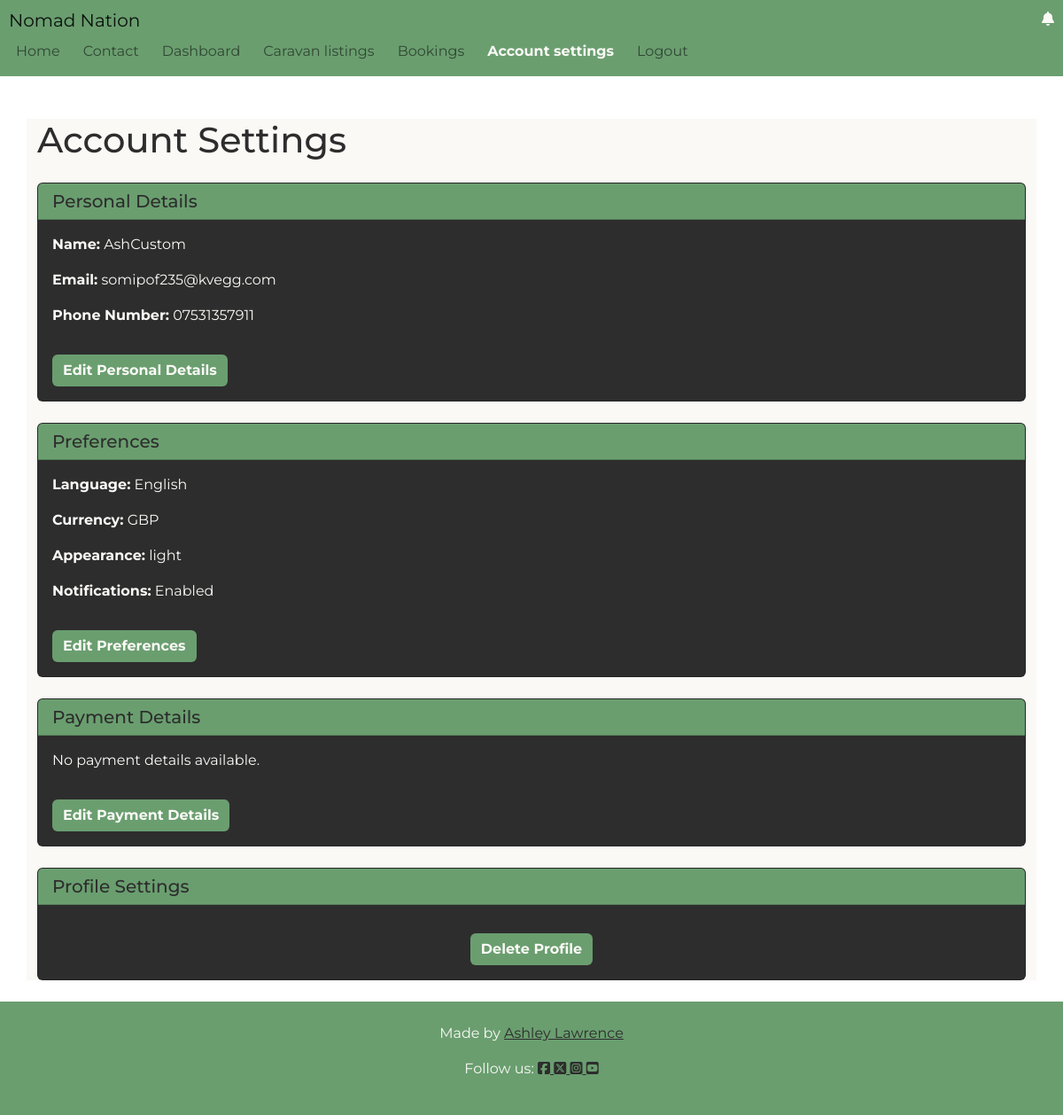
The app's page /user_settings/account_settings/ (signed in), older data.
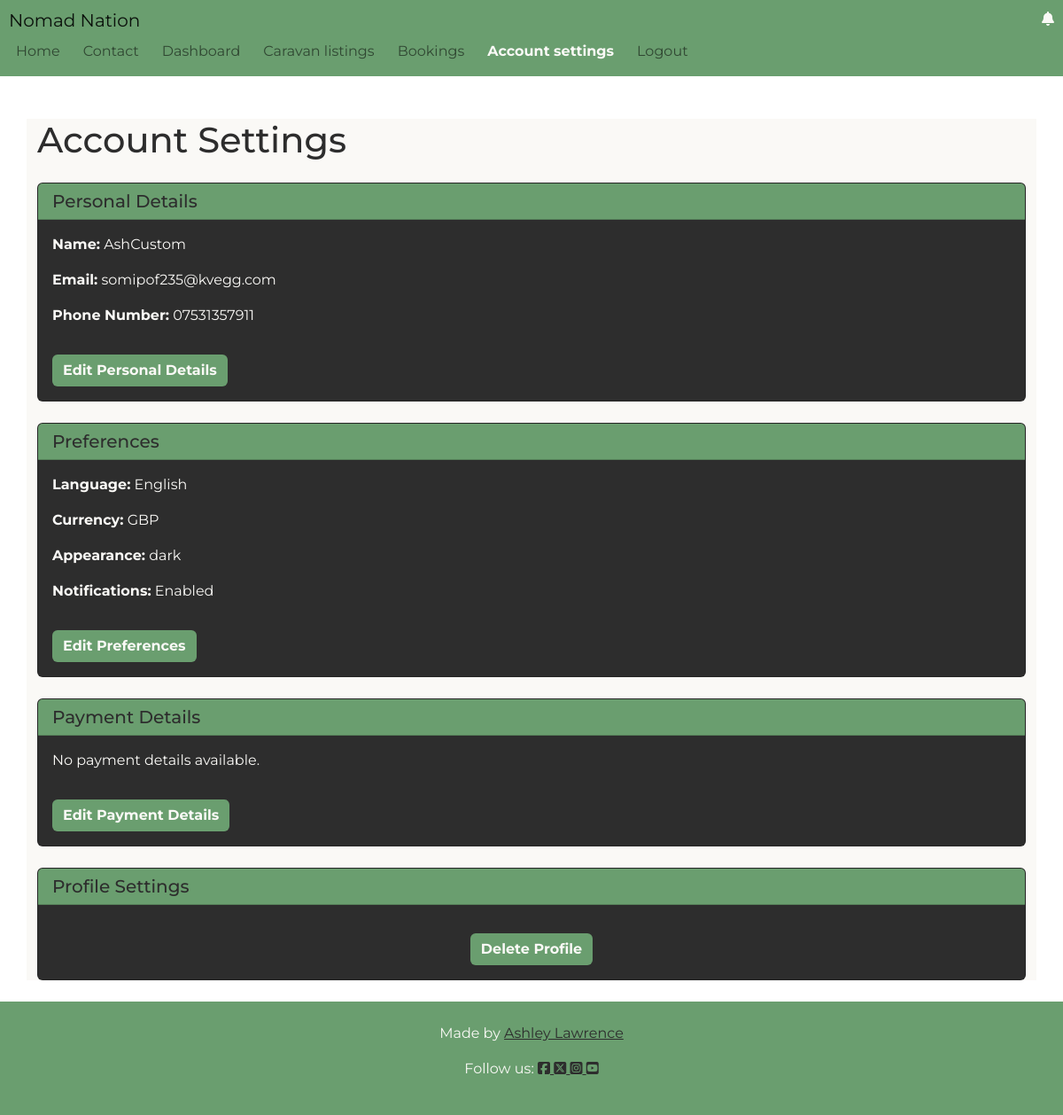
The same page, newer data.
### user_settings/models.py (models this page shows, shortened)
class UserProfile(models.Model):
    LANGUAGE_CHOICES = [
        ('en', _('English')),
        ('es', _('Spanish')),
        ('fr', _('French')),
        ('de', _('German')),
        ('it', _('Italian')),
        ('pt', _('Portuguese')),
        ('ru', _('Russian')),
        ('zh', _('Chinese')),
        ('ja', _('Japanese')),
        ('hi', _('Hindi')),
    ]
    user = models.OneToOneField(
        User, on_delete=models.CASCADE, related_name='user_profile'
    )
    profile_pic = models.ImageField(upload_to='profile_pics', blank=True)
    bio = models.TextField(blank=True)
    phone_number = models.CharField(max_length=15, blank=True)
    language = models.CharField(
        max_length=2, choices=LANGUAGE_CHOICES, default='en'
    )
    appearance = models.CharField(
        max_length=20,
        choices=[('light', 'Light'), ('dark', 'Dark')],
        default='light'
    )
    currency = models.CharField(max_length=3, default='GBP')
    notifications = models.BooleanField(default=True)

### user_settings/views.py (the view)
# urls.py: path('account_settings/', views.account_settings, name='account_settings'),
@login_required
def account_settings(request):
    user_profile, created = UserProfile.objects.get_or_create(
        user=request.user
    )
    payment_details = PaymentDetails.objects.filter(
        user=request.user
    )
    privacy_settings, created = PrivacySettings.objects.get_or_create(
        user=request.user
    )
    context = {
        'user_profile': user_profile,
        'payment_details': payment_details,
        'privacy_settings': privacy_settings
    }
    return render(request, 'user_settings/account_settings.html', context)

### user_settings/templates/user_settings/account_settings.html (shortened to what this page needs)
{% extends "base.html" %}
{% load i18n %}
{% block content %}
<div class="container mt-5 bg-styles">
    <h1 class="mb-4">{% trans "Account Settings" %}</h1>
    <div class="card mb-4">
        <div class="card-header">
            <h2 class="h5 mb-0">{% trans "Personal Details" %}</h2>
        </div>
        <div class="card-body text-white">
            <p><strong>{% trans "Name:" %}</strong> {{ user_profile.user.username }}</p>
            <p><strong>{% trans "Email:" %}</strong> {{ user_profile.user.email }}</p>
            <p><strong>{% trans "Phone Number:" %}</strong> {{ user_profile.phone_number }}</p>
            <button type="button" class="btn btn-primary mt-3 btn-styles" data-bs-toggle="modal" data-bs-target="#editPersonalDetailsModal">
                {% trans "Edit Personal Details" %}
            </button>
        </div>
    </div>
    <div class="card mb-4">
        <div class="card-header">
            <h2 class="h5 mb-0">{% trans "Preferences" %}</h2>
        </div>
        <div class="card-body text-white">
            <p>
                <strong>{% trans "Language:" %}</strong> <span id="preferences-language">{{ user_profile.get_language_display }}</span>
            </p>
            <p>
                <strong>{% trans "Currency:" %}</strong> <span id="preferences-currency">{{ user_profile.currency }}</span>
            </p>
            <p>
                <strong>{% trans "Appearance:" %}</strong> <span id="preferences-appearance">{{ user_profile.appearance }}</span>
            </p>
            <p>
                <strong>{% trans "Notifications:" %}</strong> <span id="preferences-notifications">
                    {% if user_profile.notifications %}Enabled{% else %}Disabled{% endif %}</span>
            </p>
            <button type="button" class="btn btn-primary mt-3 btn-styles" data-bs-toggle="modal" data-bs-target="#editPreferencesModal">
                {% trans "Edit Preferences" %}
            </button>
        </div>
    </div>
    <div class="card mb-4">
        <div class="card-header">
            <h2 class="h5 mb-0">{% trans "Payment Details" %}</h2>
        </div>
        <div class="card-body text-white">
            {% for payment in payment_details %}
                <p>
                    <strong>{{ payment.payment_method }}:</strong> **** **** **** {{ payment.card_last_four }}
                </p>
                <p>
                    <strong>{% trans "Billing Address:" %}</strong> {{ payment.billing_address }}
                </p>
            {% empty %}
                <p>{% trans "No payment details available." %}</p>
            {% endfor %}
            <button type="button" class="btn btn-primary mt-3 btn-styles" data-bs-toggle="modal" data-bs-target="#editPaymentDetailsModal">
                {% trans "Edit Payment Details" %}
            </button>
        </div>
    </div>
    <div class="card mb-4">
        <div class="card-header">
            <h2 class="h5 mb-0">{% trans "Profile Settings" %}</h2>
        </div>
        <div class="card-body text-white text-center">
            <button type="button" class="btn btn-danger mt-3 btn-styles" data-bs-toggle="modal" data-bs-target="#deleteProfileModal">
                {% trans "Delete Profile" %}
            </button>
        </div>
    </div>
</div>
{% endblock %}

Row changes from the older to the newer data that the page shows:
changed UserProfile "English": appearance "light" → "dark"
